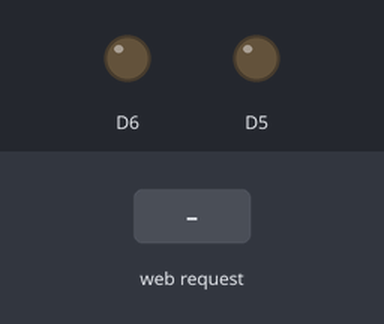
A sketch run on a simulated ESP8266 (NodeMCU). Shown: output pins drawn as LEDs (lit = HIGH). Inputs (shaded band) come from the test bench. WiFi joins after 1.5 s; servers stay silent unless stated; what the sketch prints to the serial monitor is not drawn.

Above: at 4.2 s.
4.3 s: HTTP request GET /?button1on=1 received
At 5.1 s:
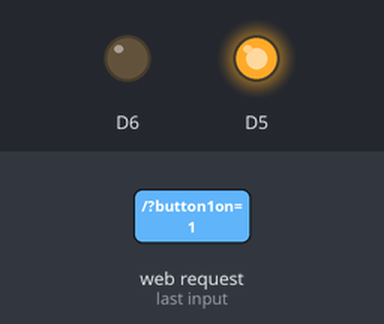
5.8 s: HTTP request GET /?button2on=1 received
At 6.1 s:
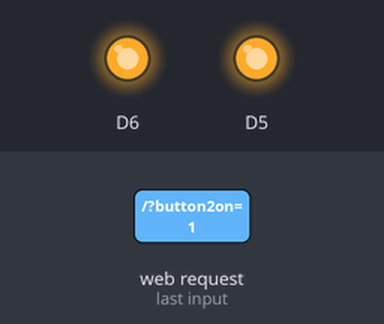
7.3 s: HTTP request GET /?button1on=0 received
At 8.0 s:
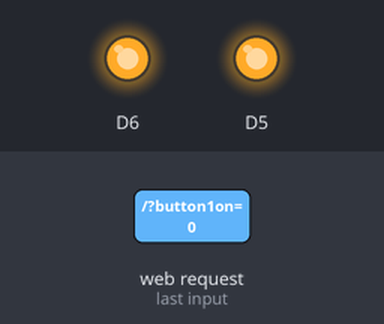
Timing chart, 0 to 10.3 s (numbered marks = the images above; inputs shaded):
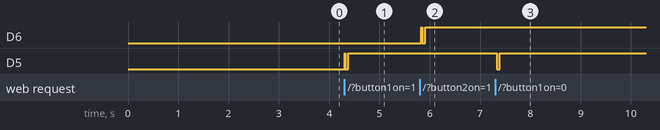

Measured:
- after the input at 4.3 s, D5: LOW → HIGH at once, → LOW 0.01 s later, → HIGH 0.06 s later
- after the input at 5.8 s, D6: LOW → HIGH at once, → LOW 0.02 s later, → HIGH 0.06 s later
- after the input at 7.3 s, D5: HIGH → LOW at once, → HIGH 0.06 s later

The sketch:

espAudioV1.ino
```cpp
// ======================================================
// Webserver program that sends button information
// to ESP8266 and has the MP3 player playing the
// next song or start all over
// ======================================================

#include <ESP8266WiFi.h>
#include <ESP8266WebServer.h>

ESP8266WebServer server(80);

// Your routers credentials
const char* ssid = "Control booth";
const char* password = "MontyLives";

// ==========================================
// initial variables
// ==========================================

String textosend_string;
String button1ON;
String button2ON;

// =========================================
// Here is the HTML page
// =========================================
String getPage()
  {
  String page = "<!DOCTYPE HTML>";
  page += "<html>";
  page += "<head>";
  page += "<meta name = \"viewport\" content = \"width = device-width, initial-scale = 1.0 maximum-scale = 2.5, user-scalable=1\">";
  page += "<title>Luc's button demo</title>";
  page += "<body style='background-color:powderblue; onload='myFunction()'>";

  page += "</head>";
  page += "<body>";

  page += "<style>";
  page += ".buttonstyle";
  page += "{";
  page += "background-color: BurlyWood;";
  page += "border-radius: 12px;";
  page += "color: black;" ;
  page += "font-size: 1.2em;";
  page += "border: 2px solid; background-color: BurlyWood;";
  page += "}";
  page += "</style>";

  page += "<h1 style='color:red'>Luc's MP3 Control</h1>";
  page += "<br>";

  page += "<FORM action=\"/\" method=\"post\">";
  page += "<button type=\"submit\" name=\"button1on\" id=\"button1on\" value=\"but1ON\" class = \"buttonstyle\">Next</button>";
  page += "</form>";
  page += "<br>";
  page += "<br>";

  page += "<FORM action=\"/\" method=\"post\">";
  page += "<button type=\"submit\" name=\"button2on\" id=\"button2on\" value=\"but2ON\" class = \"buttonstyle\">RESTART</button>";
  page += "</form>";
  page += "<br>";
  page += "</body>";
  page += "</html>";
  return page;
  }


// ==================================================
// Handle for page not found
// ==================================================
void handleNotFound()
{
  server.send(200, "text/html", getPage());
}


// ==================================================
// Handle submit form
// ==================================================
void handleSubmit()
{
  //Text to show

   if (server.hasArg("button1on"))
      {
      button1ON = server.arg("button1on");
      Serial.print("Thereceived button1 is:             ");
      Serial.println(button1ON);
      //pinMode(D5, OUTPUT);
      digitalWrite(D5, HIGH);
      delay(10);
      digitalWrite(D5, LOW);
      delay(60);
      digitalWrite(D5, HIGH);
      delay(5);
      }

   if (server.hasArg("button2on"))
      {
      button2ON = server.arg("button2on");
      Serial.print("Thereceived button2 is:             ");
      Serial.println(button2ON);
     // pinMode(D6, OUTPUT);
      digitalWrite(D6, HIGH);
      delay(20);
      digitalWrite(D6, LOW);
      delay(60);
      digitalWrite(D6, HIGH);
      }
  server.send(200, "text/html", getPage());       //Response to the HTTP request
}


// ===================================================
// Handle root
// ===================================================
void handleRoot()
{
  if (server.args() )
    {
    handleSubmit();
    }
  else
    {
    server.send(200, "text/html", getPage());
    }
}


// ===================================================
// Setup
// ===================================================
void setup()
{
  delay(1000);
  Serial.begin(115200);

  // Connect to Wi-Fi network with SSID and password
  Serial.print("Connecting to ");
  Serial.println(ssid);
  WiFi.begin(ssid,password);
  while (WiFi.status() != WL_CONNECTED)
  {
    delay(500);
    Serial.print(".");
  }
  // Print local IP address and start web server
  Serial.println("");
  Serial.println("WiFi connected.");
  Serial.println("IP address: ");
  Serial.println(WiFi.localIP());
  server.begin();
  server.on("/", handleRoot);
  server.onNotFound(handleNotFound);

  server.begin();
  delay(500);
  pinMode(D5, OUTPUT);
  pinMode(D6, OUTPUT);
}


// ===================================================
// Loop
// ===================================================
void loop()
{
  server.handleClient();
  delay(50);
}
```
